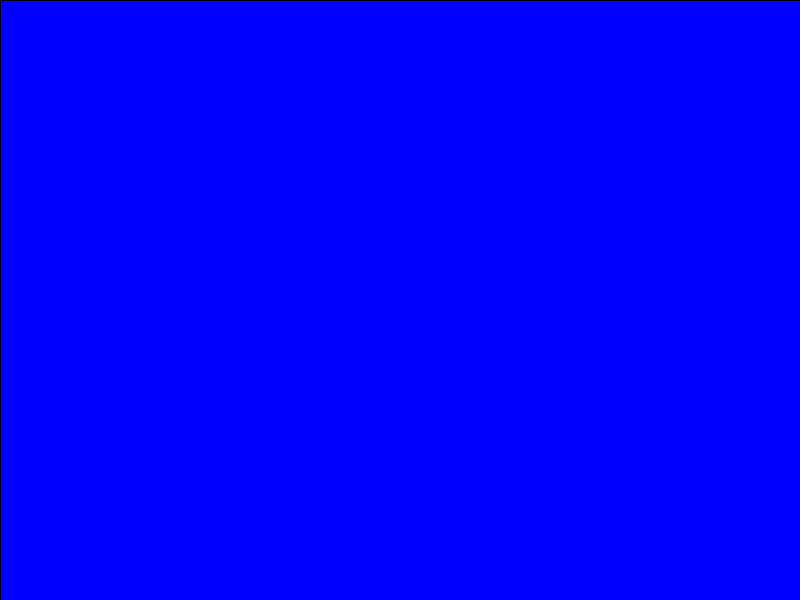
Frame 1 (no input)
Frame 60 (the mouse pressed at the canvas centre just before this capture): identical to frame 1, image omitted
Frame 120 (the mouse held since frame 60 and released just before this capture): identical to frame 1, image omitted

The Processing sketch that drew this single still picture (run headless with seeded random() and noise(); from frame 60 on, the mouse is pressed at the canvas centre):

// Processing sketch: sketch_ELFolio_part1
// ── sketch_ELFolio_part1.pde
void setup(){
  size(800,600);
}
float x = 800;
float y = 600;
int mycolour = 0;
void draw(){
  background(mycolour);
  fill(0,0,255);
  rectMode(CORNER);
  rect(0,0,x,y);
}
void mousePressed(){
  if(mouseButton == LEFT){
    mycolour =0;
  x=x/2;
  y=y/2;
  }
  if(mouseButton == RIGHT){
    mycolour =100;
  x=x*2;
  y=y*2;
  }
println("length size ="+" " + x +" "+ "pixels");
}
